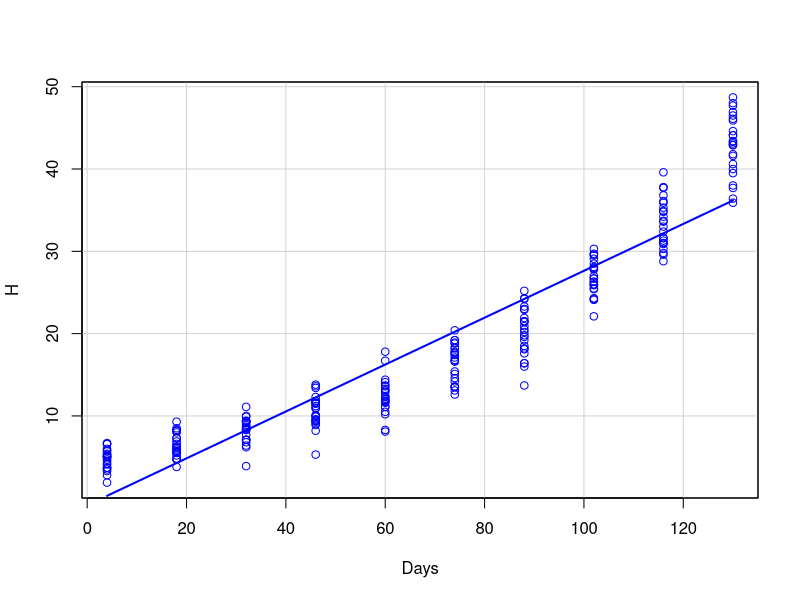
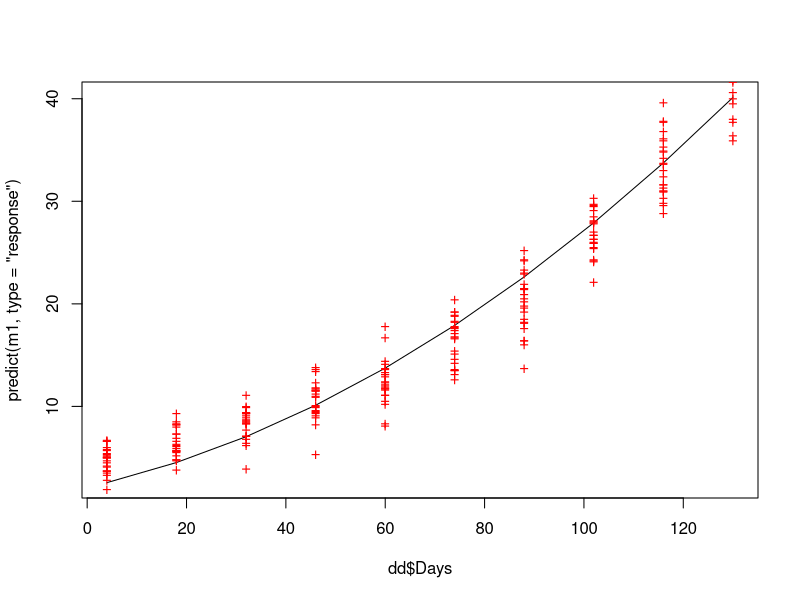
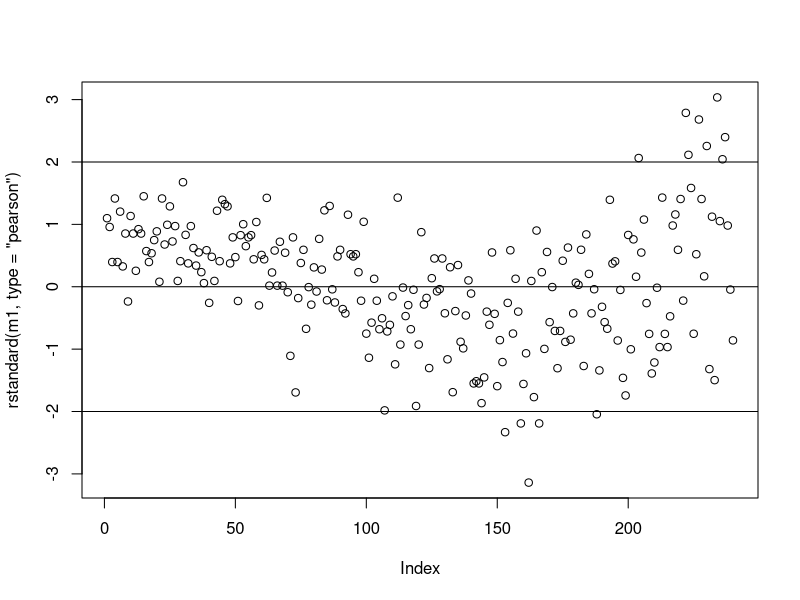
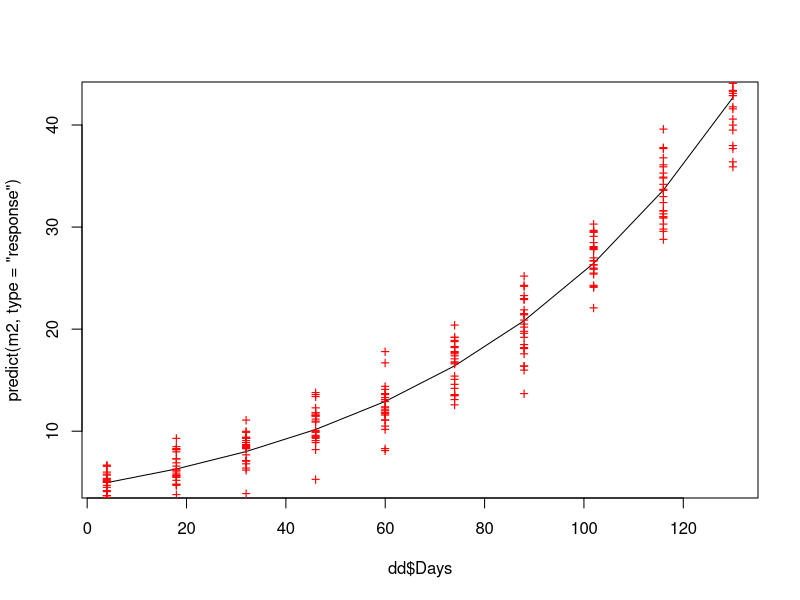
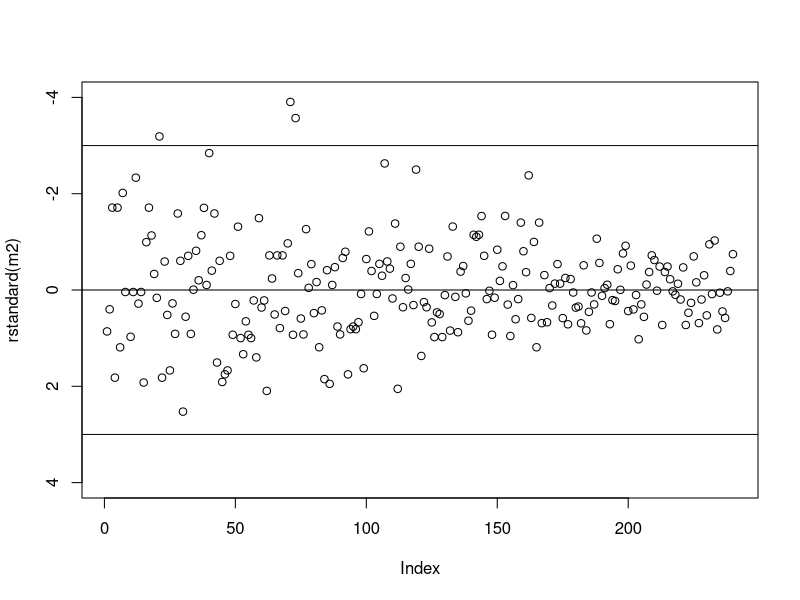
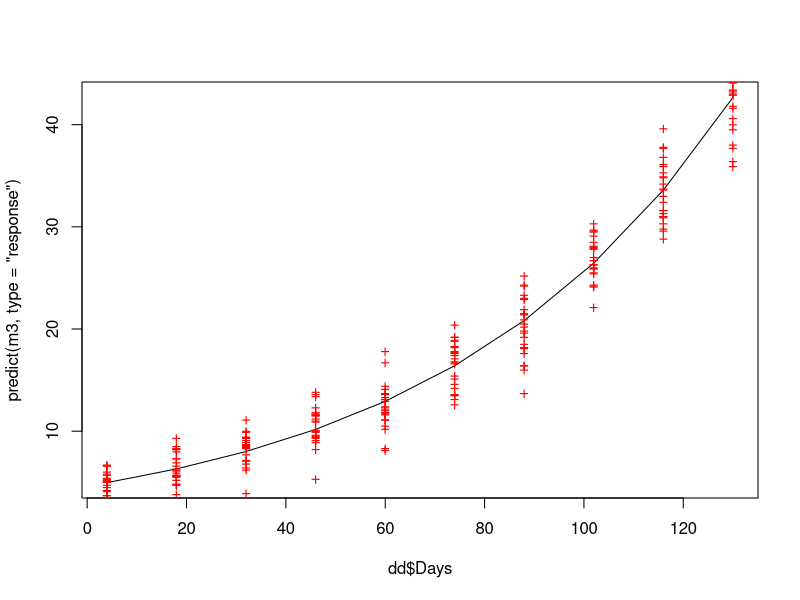
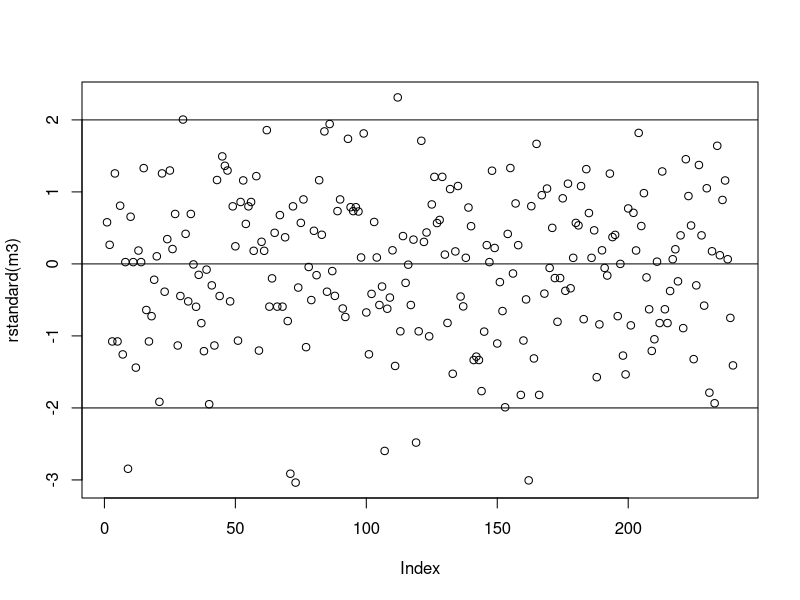
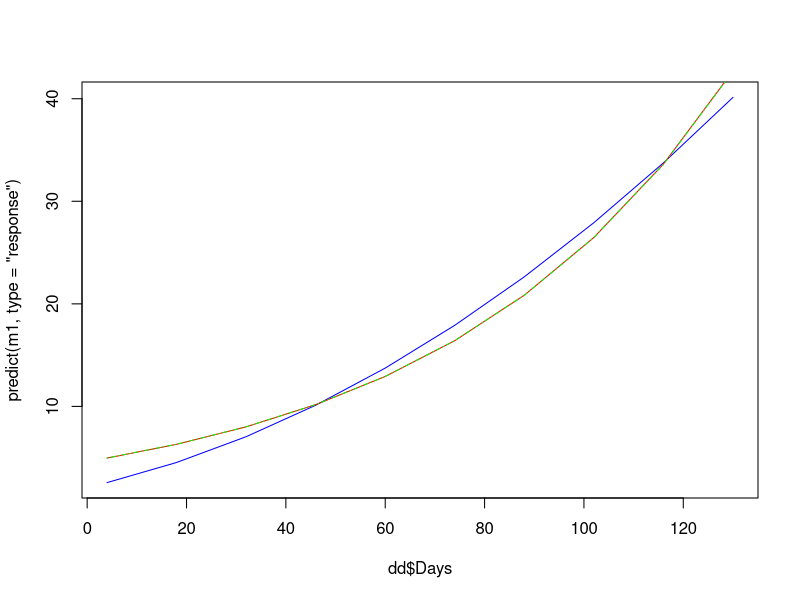

R code for these plots, in order:
setwd("~/Downloads/pie2/desembre/questionari-glm")
library(car)
library(nlme)
dd <- read.csv2("ah.csv")

head(dd)
sp(H~Days, boxplot=F, smooth=F, data=dd)

# ------------------------
# Gaussian (Normal) amb link = sqrt
# ------------------------

# Ap. 1
summary(m1 <- glm(H~Days,
                  family=gaussian(link="sqrt"),
                  data=dd))

plot(dd$Days, predict(m1, type="response"), type="l")
with(dd, points(Days, H, col="red", pch="+"))

# Ap. 2
plot(rstandard(m1, type="pearson"))
abline(h=c(-2,0,2))
which(abs(rstandard(m1)) > 2)

# Ap. 3
FDays <- as.factor(dd$Days)
m1f <- glm(H ~ Days + FDays,
           family = gaussian(link="sqrt"),
           data = dd)

print(anova(m1, m1f, test="F"))

# Ap. 4
print(leveneTest(resid(m1, type="pearson")~FDays))

# Ap. 5
customDays <- data.frame(Days=c(0, 105, 150))
pred <- predict(m1, customDays, se.fit = T, type="response")

mu_1 <- pred$fit
phi_1 <- summary(m1)$dispersion
var_gaussian <- phi_1*1 # normal: V(mu) = 1

print(cbind(mu = mu_1,
            var = var_gaussian,
            se = pred$se.fit))


# ------------------------
# Gamma amb link = log
# ------------------------

# Ap. 1
summary(m2 <- glm(H ~ Days,
          family=Gamma(link="log"),
          data=dd))

plot(dd$Days, predict(m2, type="response"), type="l")
with(dd, points(Days, H, col="red", pch="+"))

# Ap. 2
plot(rstandard(m2), ylim = c(4,-4))
abline(h=c(-3,0,3))
which(abs(rstandard(m2)) > 3)

# Ap. 3
FDays <- as.factor(dd$Days)
m2f <-glm(H ~ Days + FDays,
          family=Gamma(link="log"),
          data=dd)

anova(m2, m2f, test="F")

# Ap. 4
print(leveneTest(resid(m2, type="pearson")~FDays))

# Ap. 5
customDays <- data.frame(Days=c(0, 105, 150))
pred <- predict(m2, customDays, se.fit = T, type="response")

mu_2 <- pred$fit
phi_2 <- summary(m2)$dispersion
var_gamma <- phi_2*mu_2*mu_2 # Gamma: V(mu) = mu*mu

print(cbind(mu = mu_2,
            var = var_gamma,
            se = pred$se.fit))

# ------------------------
# Response with variance function = mu and link = log (~ Poisson)
# ------------------------

# Ap. 1
summary(m3 <- glm(H ~ Days,
                  family=quasi(variance="mu",link="log"),
                  data=dd))

plot(dd$Days, predict(m3, type="response"), type="l")
with(dd, points(Days, H, col="red", pch="+"))

# Ap. 2
plot(rstandard(m3))
abline(h=c(-2,0,2))
which(abs(rstandard(m3)) > 2)

# Ap. 3
FDays <- as.factor(dd$Days)
m3f <-glm(H ~ Days + FDays,
          family=quasi(link="log", variance="mu"),
          data=dd)

anova(m3, m3f, test="F")

# Ap. 4
print(leveneTest(resid(m2, type="pearson")~FDays))

# Ap. 5
customDays <- data.frame(Days=c(0, 105, 150))
pred <- predict(m3, customDays, se.fit = T, type="response")

mu3 <- pred$fit
phi3 <- summary(m3)$dispersion
var_poisson <- phi3*mu3 # poisson: V(mu) = mu

print(cbind(Var = var_poisson,
            Days = customDays,
            se = pred$se.fit))

# Ap. 6
# question 17
res.dev <- c()
null.dev <- c()

res.dev[1] <- sum(summary(m1)$deviance.resid^2)
null.dev[1] <- summary(m1)$null.deviance

res.dev[2] <- sum(summary(m2)$deviance.resid^2)
null.dev[2] <- summary(m2)$null.deviance

res.dev[3] <- sum(summary(m3)$deviance.resid^2)
null.dev[3] <- summary(m3)$null.deviance

cbind(mod = c(1,2,3),
      res = res.dev,
      null = null.dev,
      ratio = res.dev/null.dev)

# question 18
leveneTest(resid(m1, type="pearson")~FDays)
leveneTest(resid(m2, type="pearson")~FDays)
leveneTest(resid(m3, type="pearson")~FDays)

# questions 19 and 20
mu <- c()
phi <- c()
var <- c()

customDays <- data.frame(Days=c(0, 150))

for (day in customDays$Days) {
  mu[1] <- predict(m1, data.frame(Days=c(day)), type="response")
  mu[2] <- predict(m2, data.frame(Days=c(day)), type="response")
  mu[3] <- predict(m3, data.frame(Days=c(day)), type="response")
  
  phi[1] <- summary(m1)$dispersion
  phi[2] <- summary(m2)$dispersion
  phi[3] <- summary(m3)$dispersion
  
  var[1] <- phi[1]*1 # Normal
  var[2] <- phi[2]*mu[2]*mu[2] # Gamma
  var[3] <- phi[3]*mu[3] # Poisson
  
  print(cbind(mu = mu,
              disp = phi,
              var = var))
}
  
# plots
plot(dd$Days, predict(m1, type="response"), type="l", col="blue")
lines(dd$Days, predict(m2, type="response"), type="l", col="red", lty=1)
lines(dd$Days, predict(m3, type="response"), type="l", col="green", lty=4)
